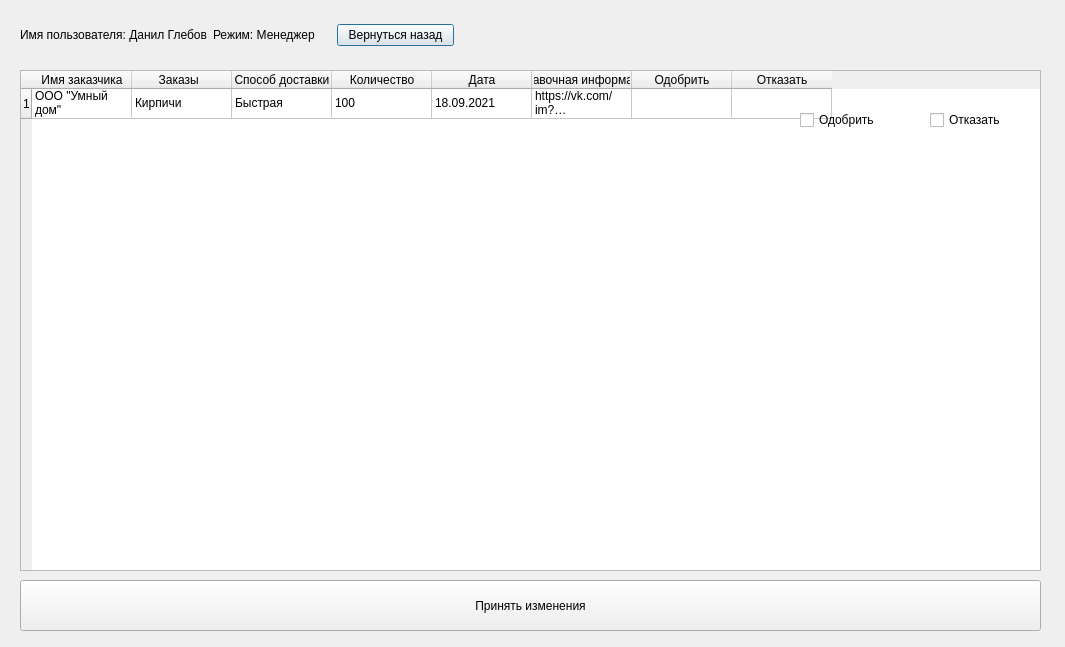
<?xml version="1.0" encoding="UTF-8"?>
<ui version="4.0">
 <class>Dialog</class>
 <widget class="QDialog" name="Dialog">
  <property name="geometry">
   <rect>
    <x>0</x>
    <y>0</y>
    <width>1065</width>
    <height>647</height>
   </rect>
  </property>
  <property name="windowTitle">
   <string>Dialog</string>
  </property>
  <widget class="QTableWidget" name="tableWidget">
   <property name="geometry">
    <rect>
     <x>20</x>
     <y>70</y>
     <width>1021</width>
     <height>501</height>
    </rect>
   </property>
   <row>
    <property name="text">
     <string>1</string>
    </property>
   </row>
   <column>
    <property name="text">
     <string>Имя заказчика</string>
    </property>
   </column>
   <column>
    <property name="text">
     <string>Заказы  </string>
    </property>
   </column>
   <column>
    <property name="text">
     <string>   Способ доставки   </string>
    </property>
   </column>
   <column>
    <property name="text">
     <string>Количество</string>
    </property>
   </column>
   <column>
    <property name="text">
     <string>Дата</string>
    </property>
   </column>
   <column>
    <property name="text">
     <string>Справочная информация</string>
    </property>
   </column>
   <column>
    <property name="text">
     <string>Одобрить</string>
    </property>
   </column>
   <column>
    <property name="text">
     <string>Отказать</string>
    </property>
   </column>
   <item row="0" column="0">
    <property name="text">
     <string>ООО &quot;Умный дом&quot;</string>
    </property>
   </item>
   <item row="0" column="1">
    <property name="text">
     <string>Кирпичи</string>
    </property>
   </item>
   <item row="0" column="2">
    <property name="text">
     <string>Быстрая</string>
    </property>
   </item>
   <item row="0" column="3">
    <property name="text">
     <string>100</string>
    </property>
   </item>
   <item row="0" column="4">
    <property name="text">
     <string>18.09.2021</string>
    </property>
   </item>
   <item row="0" column="5">
    <property name="text">
     <string>https://vk.com/im?sel=329093199&amp;z=photo272266983_457242859%2Fmail858904</string>
    </property>
   </item>
  </widget>
  <widget class="QCheckBox" name="checkBox">
   <property name="geometry">
    <rect>
     <x>800</x>
     <y>110</y>
     <width>81</width>
     <height>20</height>
    </rect>
   </property>
   <property name="text">
    <string>Одобрить</string>
   </property>
  </widget>
  <widget class="QWidget" name="layoutWidget">
   <property name="geometry">
    <rect>
     <x>20</x>
     <y>20</y>
     <width>434</width>
     <height>30</height>
    </rect>
   </property>
   <layout class="QHBoxLayout" name="horizontalLayout">
    <item>
     <widget class="QLabel" name="label_3">
      <property name="text">
       <string>Имя пользователя: Данил Глебов</string>
      </property>
     </widget>
    </item>
    <item>
     <widget class="QLabel" name="label_4">
      <property name="text">
       <string>Режим: Менеджер</string>
      </property>
     </widget>
    </item>
    <item>
     <widget class="QPushButton" name="pushButton">
      <property name="text">
       <string>Вернуться назад</string>
      </property>
     </widget>
    </item>
   </layout>
  </widget>
  <widget class="QPushButton" name="pushButton_2">
   <property name="geometry">
    <rect>
     <x>20</x>
     <y>580</y>
     <width>1021</width>
     <height>51</height>
    </rect>
   </property>
   <property name="text">
    <string>Принять изменения</string>
   </property>
  </widget>
  <widget class="QCheckBox" name="checkBox_2">
   <property name="geometry">
    <rect>
     <x>930</x>
     <y>110</y>
     <width>81</width>
     <height>20</height>
    </rect>
   </property>
   <property name="text">
    <string>Отказать</string>
   </property>
  </widget>
 </widget>
 <resources/>
 <connections/>
</ui>
